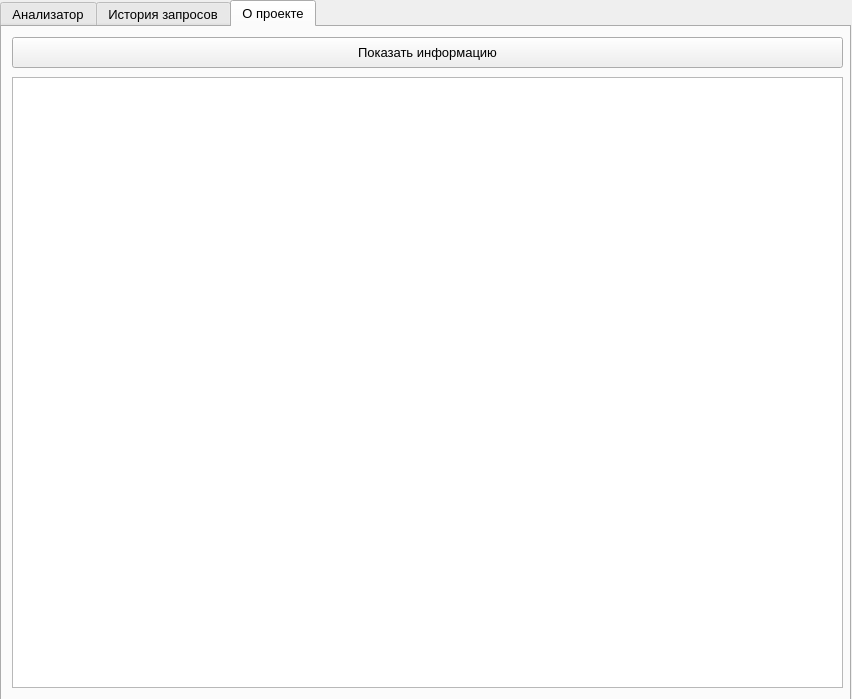
<?xml version="1.0" encoding="UTF-8"?>
<ui version="4.0">
 <class>project_admin</class>
 <widget class="QWidget" name="project_admin">
  <property name="geometry">
   <rect>
    <x>0</x>
    <y>0</y>
    <width>852</width>
    <height>699</height>
   </rect>
  </property>
  <property name="windowTitle">
   <string>Form</string>
  </property>
  <widget class="QTabWidget" name="tabWidget">
   <property name="geometry">
    <rect>
     <x>0</x>
     <y>0</y>
     <width>851</width>
     <height>731</height>
    </rect>
   </property>
   <property name="font">
    <font>
     <pointsize>10</pointsize>
    </font>
   </property>
   <property name="currentIndex">
    <number>2</number>
   </property>
   <widget class="QWidget" name="tab">
    <attribute name="title">
     <string>Анализатор</string>
    </attribute>
    <widget class="QWidget" name="horizontalLayoutWidget">
     <property name="geometry">
      <rect>
       <x>10</x>
       <y>40</y>
       <width>831</width>
       <height>51</height>
      </rect>
     </property>
     <layout class="QHBoxLayout" name="horizontalLayout">
      <item>
       <widget class="Line" name="line_3">
        <property name="orientation">
         <enum>Qt::Vertical</enum>
        </property>
       </widget>
      </item>
      <item>
       <widget class="QRadioButton" name="folder">
        <property name="font">
         <font>
          <pointsize>10</pointsize>
         </font>
        </property>
        <property name="text">
         <string>Папку</string>
        </property>
       </widget>
      </item>
      <item>
       <widget class="Line" name="line_4">
        <property name="orientation">
         <enum>Qt::Vertical</enum>
        </property>
       </widget>
      </item>
      <item>
       <widget class="QRadioButton" name="disk_media">
        <property name="font">
         <font>
          <pointsize>10</pointsize>
         </font>
        </property>
        <property name="text">
         <string>Носитель/Диск</string>
        </property>
       </widget>
      </item>
      <item>
       <widget class="Line" name="line_6">
        <property name="orientation">
         <enum>Qt::Vertical</enum>
        </property>
       </widget>
      </item>
      <item>
       <widget class="QRadioButton" name="file">
        <property name="text">
         <string>Файл</string>
        </property>
       </widget>
      </item>
     </layout>
    </widget>
    <widget class="QPushButton" name="start">
     <property name="geometry">
      <rect>
       <x>0</x>
       <y>110</y>
       <width>841</width>
       <height>31</height>
      </rect>
     </property>
     <property name="font">
      <font>
       <pointsize>10</pointsize>
      </font>
     </property>
     <property name="text">
      <string>Пуск</string>
     </property>
    </widget>
    <widget class="Line" name="line">
     <property name="geometry">
      <rect>
       <x>0</x>
       <y>140</y>
       <width>851</width>
       <height>30</height>
      </rect>
     </property>
     <property name="orientation">
      <enum>Qt::Horizontal</enum>
     </property>
    </widget>
    <widget class="QLabel" name="info">
     <property name="geometry">
      <rect>
       <x>10</x>
       <y>160</y>
       <width>831</width>
       <height>21</height>
      </rect>
     </property>
     <property name="text">
      <string/>
     </property>
    </widget>
    <widget class="QTableWidget" name="tableWidget_2">
     <property name="geometry">
      <rect>
       <x>10</x>
       <y>190</y>
       <width>831</width>
       <height>461</height>
      </rect>
     </property>
    </widget>
    <widget class="QLabel" name="label_2">
     <property name="geometry">
      <rect>
       <x>360</x>
       <y>0</y>
       <width>101</width>
       <height>21</height>
      </rect>
     </property>
     <property name="font">
      <font>
       <pointsize>12</pointsize>
      </font>
     </property>
     <property name="text">
      <string>Сканировать</string>
     </property>
    </widget>
    <widget class="Line" name="line_2">
     <property name="geometry">
      <rect>
       <x>0</x>
       <y>30</y>
       <width>851</width>
       <height>20</height>
      </rect>
     </property>
     <property name="orientation">
      <enum>Qt::Horizontal</enum>
     </property>
    </widget>
    <widget class="Line" name="line_7">
     <property name="geometry">
      <rect>
       <x>0</x>
       <y>80</y>
       <width>851</width>
       <height>30</height>
      </rect>
     </property>
     <property name="orientation">
      <enum>Qt::Horizontal</enum>
     </property>
    </widget>
    <zorder>line</zorder>
    <zorder>horizontalLayoutWidget</zorder>
    <zorder>start</zorder>
    <zorder>info</zorder>
    <zorder>tableWidget_2</zorder>
    <zorder>label_2</zorder>
    <zorder>line_2</zorder>
    <zorder>line_7</zorder>
   </widget>
   <widget class="QWidget" name="tab_2">
    <attribute name="title">
     <string>История запросов</string>
    </attribute>
    <widget class="QLabel" name="label">
     <property name="geometry">
      <rect>
       <x>10</x>
       <y>0</y>
       <width>161</width>
       <height>41</height>
      </rect>
     </property>
     <property name="font">
      <font>
       <pointsize>12</pointsize>
      </font>
     </property>
     <property name="text">
      <string>Фильтры</string>
     </property>
    </widget>
    <widget class="QComboBox" name="sort_to_new">
     <property name="geometry">
      <rect>
       <x>10</x>
       <y>50</y>
       <width>161</width>
       <height>41</height>
      </rect>
     </property>
     <property name="font">
      <font>
       <pointsize>10</pointsize>
      </font>
     </property>
     <item>
      <property name="text">
       <string>Сначала новые</string>
      </property>
     </item>
     <item>
      <property name="text">
       <string>Сначала старые</string>
      </property>
     </item>
    </widget>
    <widget class="QLineEdit" name="fol_name">
     <property name="geometry">
      <rect>
       <x>10</x>
       <y>100</y>
       <width>161</width>
       <height>41</height>
      </rect>
     </property>
     <property name="font">
      <font>
       <pointsize>10</pointsize>
      </font>
     </property>
     <property name="placeholderText">
      <string>По названию папки</string>
     </property>
    </widget>
    <widget class="QPushButton" name="drop_filt">
     <property name="geometry">
      <rect>
       <x>210</x>
       <y>150</y>
       <width>291</width>
       <height>41</height>
      </rect>
     </property>
     <property name="text">
      <string>Сбросить фильтры</string>
     </property>
    </widget>
    <widget class="QPushButton" name="delete_all">
     <property name="geometry">
      <rect>
       <x>210</x>
       <y>100</y>
       <width>291</width>
       <height>41</height>
      </rect>
     </property>
     <property name="text">
      <string>Удалить все записи</string>
     </property>
    </widget>
    <widget class="QTableWidget" name="tableWidget">
     <property name="geometry">
      <rect>
       <x>10</x>
       <y>230</y>
       <width>821</width>
       <height>421</height>
      </rect>
     </property>
    </widget>
    <widget class="QPushButton" name="sort">
     <property name="geometry">
      <rect>
       <x>210</x>
       <y>50</y>
       <width>291</width>
       <height>41</height>
      </rect>
     </property>
     <property name="text">
      <string>Отсортировать</string>
     </property>
    </widget>
    <widget class="QCalendarWidget" name="calendarWidget">
     <property name="geometry">
      <rect>
       <x>510</x>
       <y>10</y>
       <width>331</width>
       <height>201</height>
      </rect>
     </property>
    </widget>
    <widget class="QComboBox" name="work">
     <property name="geometry">
      <rect>
       <x>10</x>
       <y>150</y>
       <width>161</width>
       <height>41</height>
      </rect>
     </property>
     <property name="editable">
      <bool>false</bool>
     </property>
     <property name="currentText">
      <string>Сначала маленькие</string>
     </property>
     <item>
      <property name="text">
       <string>Сначала маленькие</string>
      </property>
     </item>
     <item>
      <property name="text">
       <string>Сначала большие</string>
      </property>
     </item>
    </widget>
    <widget class="QComboBox" name="comboBox">
     <property name="geometry">
      <rect>
       <x>10</x>
       <y>200</y>
       <width>491</width>
       <height>22</height>
      </rect>
     </property>
     <item>
      <property name="text">
       <string>Показать историю сканирования папок</string>
      </property>
     </item>
     <item>
      <property name="text">
       <string>Показать историю сканирования файлов</string>
      </property>
     </item>
     <item>
      <property name="text">
       <string>Показать историю сканирования дисков</string>
      </property>
     </item>
    </widget>
   </widget>
   <widget class="QWidget" name="widget">
    <attribute name="title">
     <string>О проекте</string>
    </attribute>
    <widget class="QPushButton" name="show_about">
     <property name="geometry">
      <rect>
       <x>10</x>
       <y>10</y>
       <width>831</width>
       <height>31</height>
      </rect>
     </property>
     <property name="text">
      <string>Показать информацию</string>
     </property>
    </widget>
    <widget class="QTextEdit" name="textEdit">
     <property name="geometry">
      <rect>
       <x>10</x>
       <y>50</y>
       <width>831</width>
       <height>611</height>
      </rect>
     </property>
    </widget>
   </widget>
  </widget>
 </widget>
 <resources/>
 <connections/>
</ui>
